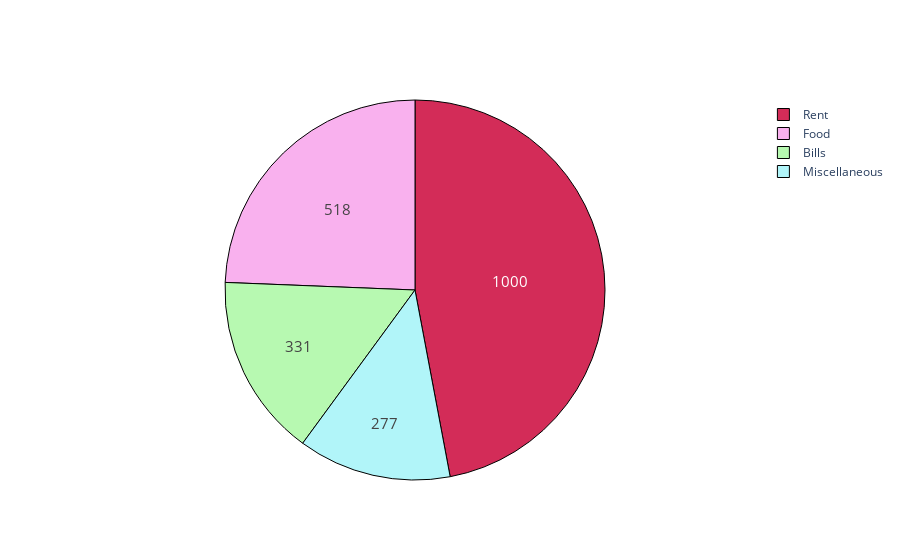

Notebook cell for this chart:
### Code cell
#Expenses

#breakdown each category 
groups = ['Rent','Food','Bills','Miscellaneous']
#create amount
amount = [1000,518,331,277]
#style
colors = ['#d32c58', '#f9b1ee', '#b7f9b1', '#b1f5f9']

trace = go.Pie(labels=groups, values=amount,
               hoverinfo='label+percent', textinfo='value', 
               textfont=dict(size=15),
               marker=dict(colors=colors, 
                           line=dict(color='#000000', width=1)))

#plot - 
iplot([trace])

### Figure 1 — Plotly figure (JSON) as saved in the notebook; plotly's stock layout.template omitted (floating-point values rounded to 4 significant figures)
{"data": [{"hoverinfo": "label+percent", "labels": ["Rent", "Food", "Bills", "Miscellaneous"], "marker": {"colors": ["#d32c58", "#f9b1ee", "#b7f9b1", "#b1f5f9"], "line": {"color": "#000000", "width": 1}}, "textfont": {"size": 15}, "textinfo": "value", "type": "pie", "values": [1000, 518, 331, 277]}], "layout": {}}
